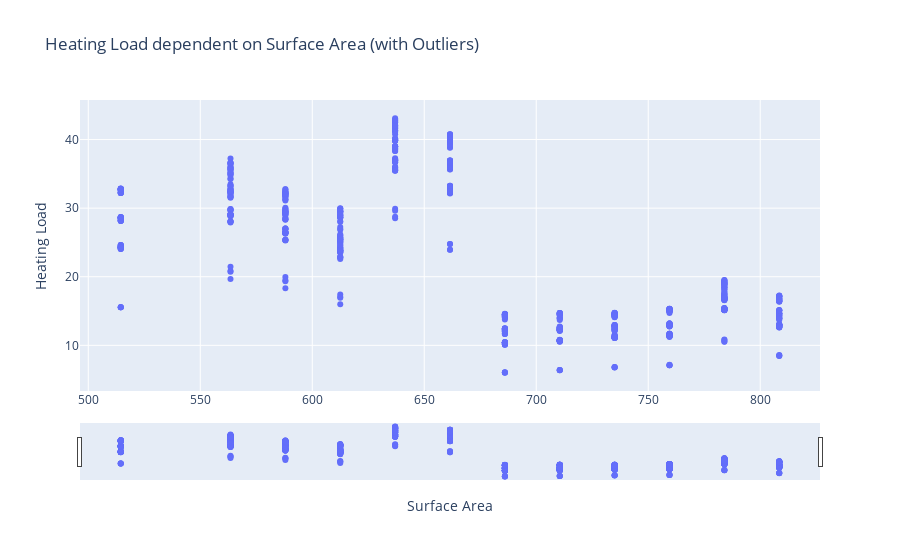

Source (notebook cell):
### Markdown cell above
As you can see, we dont have any outliers in our data.

Let's take another look using a scatter diagram.

### Code cell
import plotly.graph_objects as go
import pandas as pd

# Load data
df = pd.read_csv("energy_efficiency_data.csv")
df.columns = [col.replace("AAPL.", "") for col in df.columns]

# Calculate Q1 (25th percentile) and Q3 (75th percentile)
Q1 = df['Heating_Load'].quantile(0.25)
Q3 = df['Heating_Load'].quantile(0.75)
IQR = Q3 - Q1

# Define outlier criteria
lower_bound = Q1 - 1.5 * IQR
upper_bound = Q3 + 1.5 * IQR

# Find outliers
outliers = df[(df['Heating_Load'] < lower_bound) | (df['Heating_Load'] > upper_bound)]
non_outliers = df[(df['Heating_Load'] >= lower_bound) & (df['Heating_Load'] <= upper_bound)]

# Create figure
fig = go.Figure()

# Add non-outlier data
fig.add_trace(
    go.Scatter(
        x=non_outliers["Surface_Area"], 
        y=non_outliers["Heating_Load"], 
        mode='markers', 
        name='Non-Outliers'
    )
)

# Add outlier data
fig.add_trace(
    go.Scatter(
        x=outliers["Surface_Area"], 
        y=outliers["Heating_Load"], 
        mode='markers', 
        marker=dict(color='red', size=10, symbol='x'), 
        name='Outliers'
    )
)

# Set title and layout
fig.update_layout(
    title="Heating Load dependent on Surface Area (with Outliers)",
    xaxis=dict(
        rangeslider=dict(
            visible=True
        )
    ),
    xaxis_title="Surface Area",
    yaxis_title="Heating Load"
)

fig.show()

### Figure 1 — Plotly figure (JSON) as saved in the notebook; plotly's stock layout.template omitted (floating-point values rounded to 4 significant figures; data arrays with more than 128 entries replaced by an {"elided": "..."} marker saying what was removed)
{"data": [{"mode": "markers", "name": "Non-Outliers", "type": "scatter", "x": {"elided": "768 float values"}, "y": {"elided": "768 float values"}}, {"marker": {"color": "red", "size": 10, "symbol": "x"}, "mode": "markers", "name": "Outliers", "type": "scatter", "x": [], "y": []}], "layout": {"title": {"text": "Heating Load dependent on Surface Area (with Outliers)"}, "xaxis": {"rangeslider": {"visible": true}, "title": {"text": "Surface Area"}}, "yaxis": {"title": {"text": "Heating Load"}}}}
